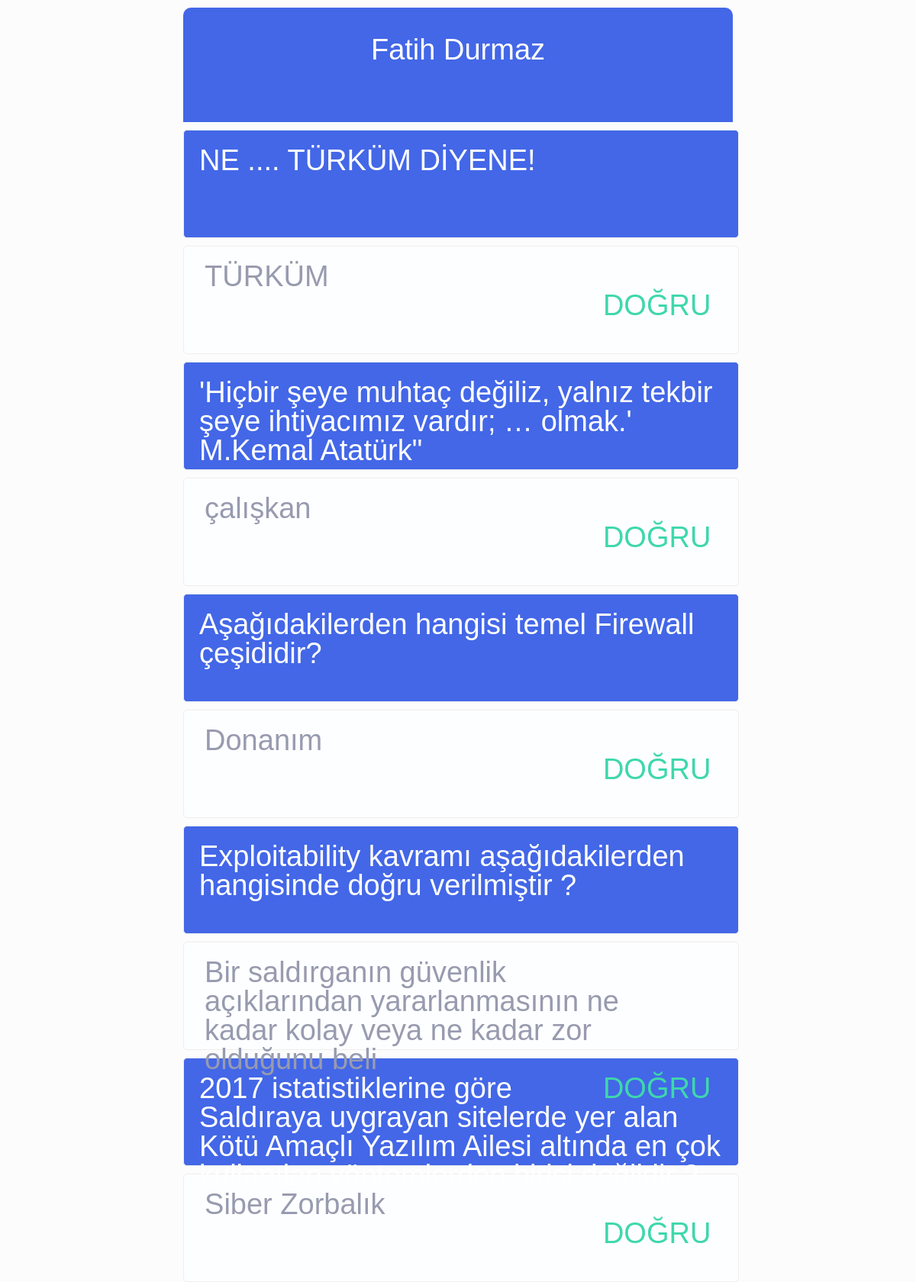
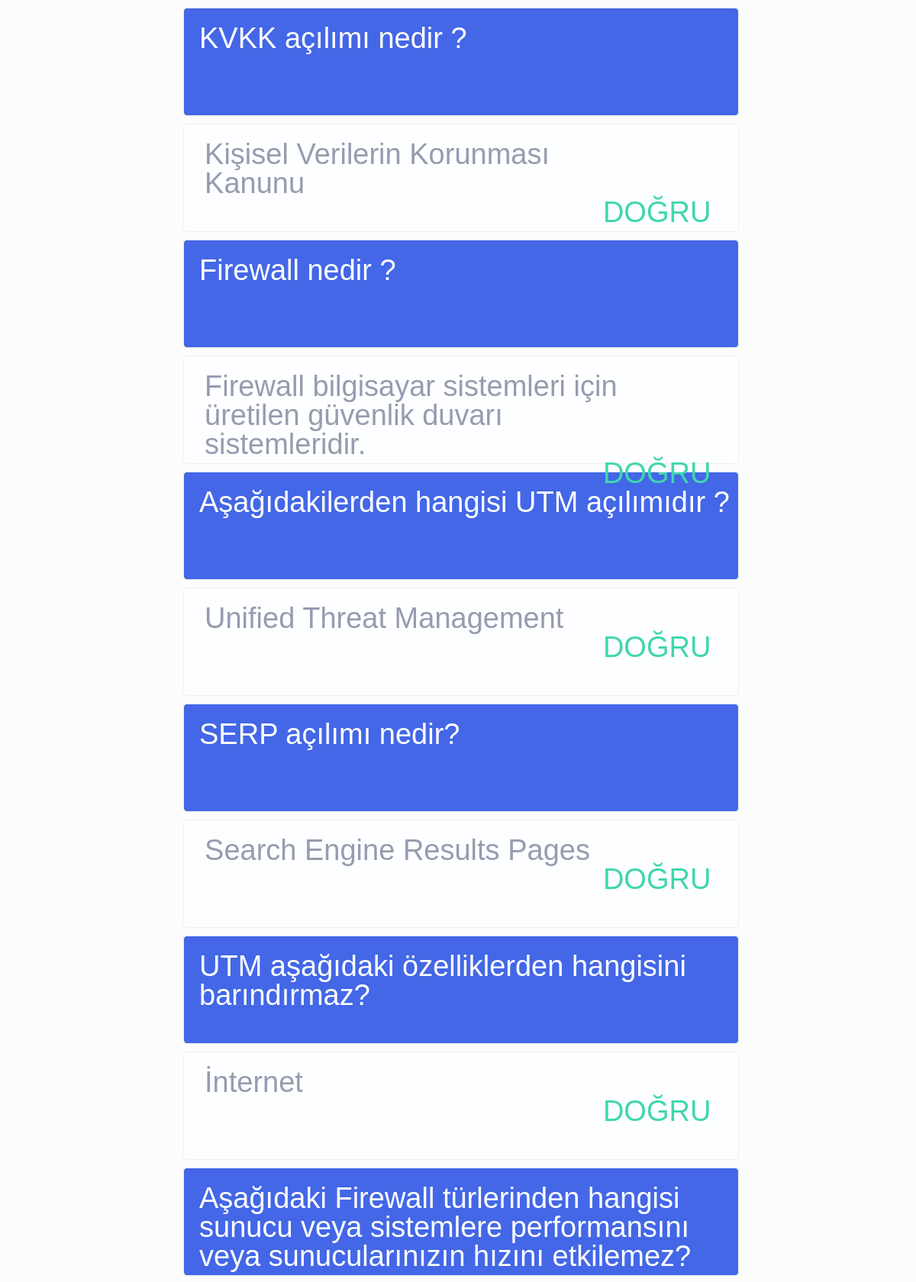
/detayli_sonuc.php?no=175541315 (upper part), run on the app's committed database (2 pictures, top to bottom).
### tables this page shows
CREATE TABLE `students_db` (
  `students_id` int(11) NOT NULL,
  `students_firstName` varchar(25) NOT NULL,
  `students_lastName` varchar(25) NOT NULL,
  `students_no` int(9) NOT NULL
);

CREATE TABLE `results_db` (
  `results_id` int(11) NOT NULL,
  `results_students_id` int(11) NOT NULL,
  `results_question` varchar(100) NOT NULL,
  `results_answer` varchar(100) NOT NULL,
  `result_true` int(11) DEFAULT '0'
);

CREATE TABLE `question_db` (
  `question_id` int(11) NOT NULL,
  `question_sub_id` int(11) NOT NULL DEFAULT '0',
  `question_question` text NOT NULL,
  `question_truAnswer` int(11) NOT NULL DEFAULT '0',
  `question_time` int(11) NOT NULL DEFAULT '50'
);

### detayli_sonuc.php (the view, shortened to what this page needs)
<?php
    try {
        $pdo= new PDO("mysql:host=localhost;dbname=TABLO_ADI;charset=utf8","VERİ_TABANİ_KULLANICI_ADI","VERİ_TABANİ_KULLANICI_ŞİFRESİ@",array(PDO::MYSQL_ATTR_INIT_COMMAND => "SET NAMES utf8") );
    } catch ( PDOException $hata ){
        print $hata->getMessage();
    }
    $pdo->query("SET CHARACTER SET utf8");
    $pdo->query("set names utf8");
    $stmt = $pdo->prepare("SELECT * FROM results_db LEFT JOIN students_db ON students_db.students_id=results_db.results_students_id LEFT JOIN question_db ON question_db.question_id= results_question WHERE results_students_id IN ( SELECT students_id FROM students_db WHERE  students_no = :students_no) ");
    $stmt->execute(array("students_no" => $_GET['no']));
    $detayliSonuc = $stmt->fetchall();
?>
<html>
    <head>
    </head>
    <body>
            <div class="header">
                    <h5 style="text-align:center; padding:5%; color:#fff;"> <?php echo ( $detayliSonuc[0]['students_firstName']." ". $detayliSonuc[0]['students_lastName']  ); ?> </h5>
            </div>
        <?php  foreach($detayliSonuc as $key=>$val){ ?>
            <div class="siralama" style=" background-color:#4367e7 !important; color:white;">
                <?php echo $val['question_question'];  ?>
            </div>
            <div class="siralama">
                <div style="float:left; margin-left:1%; width:80%;" class="wordwra">  <?php echo $val['results_answer']; ?> </div>
                <?php if($val['result_true'] ){ ?>
                    <div style=" float:right; margin-right:5%; color:#3fd7ac;"> DOĞRU </div>
                <?php }else{ ?>
                    <div style=" float:right; margin-right:5%; color:#d73f3f;"> YANLIŞ </div>
                <?php }  ?>
            </div>
        <?php  } ?>
    </body>
</html>

### detayli_sonuc.php (style rules this page uses)
html, body, div, span, applet, object, iframe, h1, h2, h3, h4, h5, h6, p, blockquote, pre, a, abbr, acronym, address, big, cite, code, del, dfn, em, img, ins, kbd, q, s, samp, small, strike, strong, sub, sup, tt, var, b, u, i, center, dl, dt, dd, ol, ul, li, fieldset, form, label, legend, table, caption, tbody, tfoot, thead, tr, th, td, article, aside, canvas, details, embed, figure, figcaption, footer, header, hgroup, menu, nav, output, ruby, section, summary, time, mark, audio, video { margin: 0; padding: 0; border: 0; font-size: 100%; font: inherit; vertical-align: baseline; }
body { line-height: 1; }
html { margin:0 20%; background-color:#fcfcfc; color:White; font-size:38px; color:#979baf; font-family:Sans-Serif; }
.siralama { background-color:#fdfeff; height:100px; width:98%; margin:10px 0 10px 0 ; padding:20px 0 20px 20px; border-radius:5px; border:1px solid #eee ; }
.header { background-color:#4367e7; width:100%; height:150px; margin-top:10px; border-top-left-radius:10px; border-top-right-radius:10px; }

### data on the page
students_db: students_firstName "Fatih", students_lastName "Durmaz"
results_db: question_db.question_question "NE .... TÜRKÜM DİYENE!", results_answer "TÜRKÜM", result_true "DOĞRU"
results_db: question_db.question_question "'Hiçbir şeye muhtaç değiliz, yalnız tekbir şeye ihtiyacımız vardır; … olmak.' M.Kemal Atatürk\"", results_answer "çalışkan", result_true "DOĞRU"
results_db: question_db.question_question "Aşağıdakilerden hangisi temel Firewall çeşididir?", results_answer "Donanım", result_true "DOĞRU"
results_db: question_db.question_question "Exploitability kavramı aşağıdakilerden hangisinde doğru verilmiştir ?", results_answer "Bir saldırganın güvenlik açıklarından yararlanmasının ne kadar kolay veya ne kadar zor olduğunu beli", result_true "DOĞRU"
results_db: question_db.question_question "2017 istatistiklerine göre Saldıraya uygrayan sitelerde yer alan Kötü Amaçlı Yazılım Ailesi altında en çok kullanılan yöntemlerden birisi değildir ?", results_answer "Siber Zorbalık", result_true "DOĞRU"
results_db: question_db.question_question "KVKK açılımı nedir ?", results_answer "Kişisel Verilerin Korunması Kanunu", result_true "DOĞRU"
results_db: question_db.question_question "Firewall nedir ?", results_answer "Firewall bilgisayar sistemleri için üretilen güvenlik duvarı sistemleridir.", result_true "DOĞRU"
results_db: question_db.question_question "Aşağıdakilerden hangisi UTM açılımıdır ?", results_answer "Unified Threat Management", result_true "DOĞRU"
results_db: question_db.question_question "SERP açılımı nedir?", results_answer "Search Engine Results Pages", result_true "DOĞRU"
results_db: question_db.question_question "UTM aşağıdaki özelliklerden hangisini barındırmaz?", results_answer "İnternet", result_true "DOĞRU"
results_db: question_db.question_question "Aşağıdaki Firewall türlerinden hangisi sunucu veya sistemlere performansını veya sunucularınızın hızını etkilemez?"
